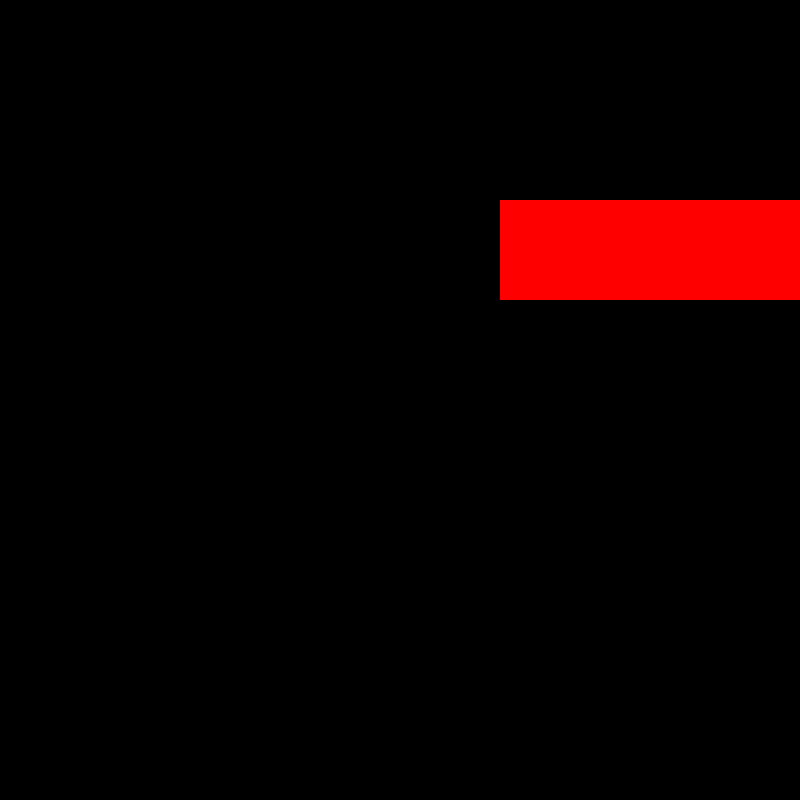
Frame 1 (no input)
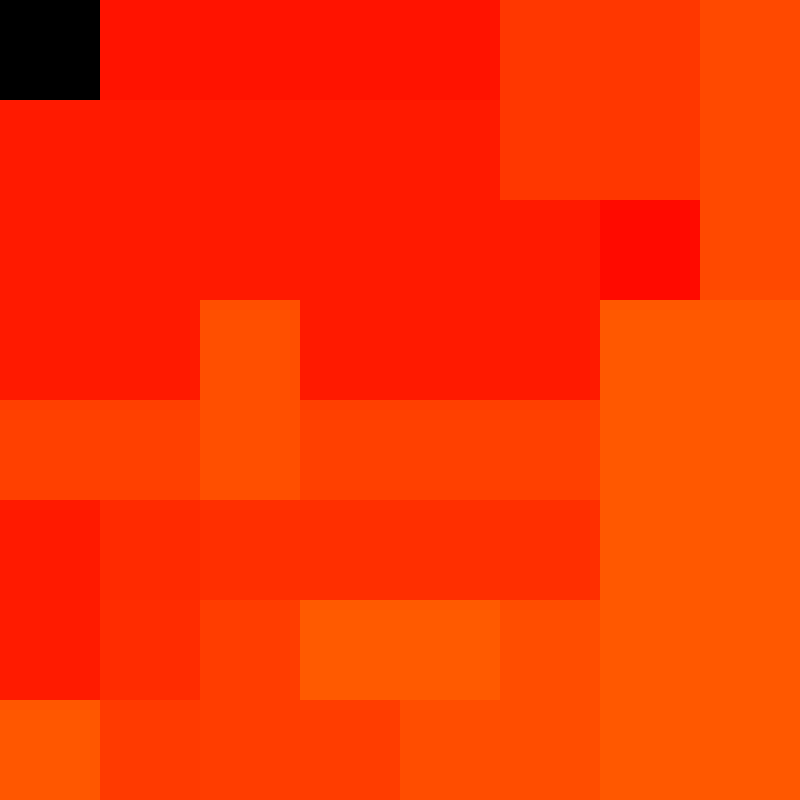
Frame 60 (the mouse pressed at the canvas centre just before this capture)
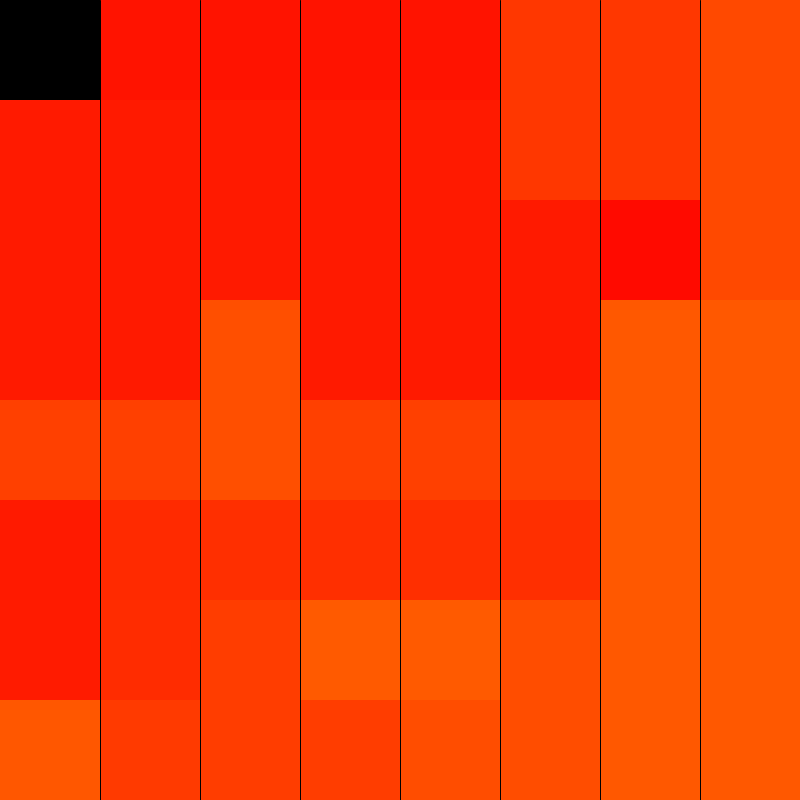
Frame 120 (the mouse held since frame 60 and released just before this capture)

The Processing sketch that drew these frames (run headless with seeded random() and noise(); from frame 60 on, the mouse is pressed at the canvas centre):

// Processing sketch: processing_107208
// ── processing_107208.pde

boolean show_grid = false; 
int bg = 100; // my grid of 8 cols

float theta, c;

void setup() {
  size(800, 800);
  background(0);
  //noFill();
  //frameRate(1);
  
  theta=PI/width/2;
  colorMode(HSB);
  
  
} 

void draw() {
  
  //background(0);
  
  if(show_grid) {  //this is for the toggle on mouse press to show grid
    stroke(255, 255, 0);
 
      while (bg < width) {
      line(0+bg, 0, bg, height);
      bg = bg + 100;
      } 
   } 

  fill(c, 255, 255);
  noStroke();
  theta++;
  rect(bg*(int)random(8), bg*(int)random(8), bg*(int)random(8), bg*(int)random(8));
  c = (sin(theta*.001)*255) % 255;

}


void mousePressed() {
  
  show_grid = !show_grid; //not sure why I can't toggle this and t pauses everything? 
  
}
